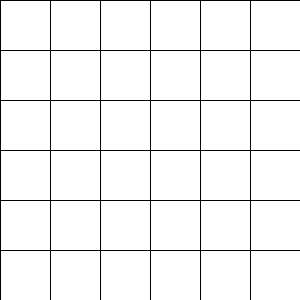
Frame 1 (no input)
Frame 60 (the mouse pressed at the canvas centre just before this capture): identical to frame 1, image omitted
Frame 120 (the mouse held since frame 60 and released just before this capture): identical to frame 1, image omitted

The Processing sketch that drew this single still picture (run headless with seeded random() and noise(); from frame 60 on, the mouse is pressed at the canvas centre):

// Processing sketch: processing_110571
// ── processing_110571.pde

void setup() {
    size(300, 300);
}

void draw() {
    background(0);
    for (int popo = 0; popo < 36; popo++) {
    
        rect((popo%6)*50, (int(popo/6))*50,50 ,50);
    }

}
